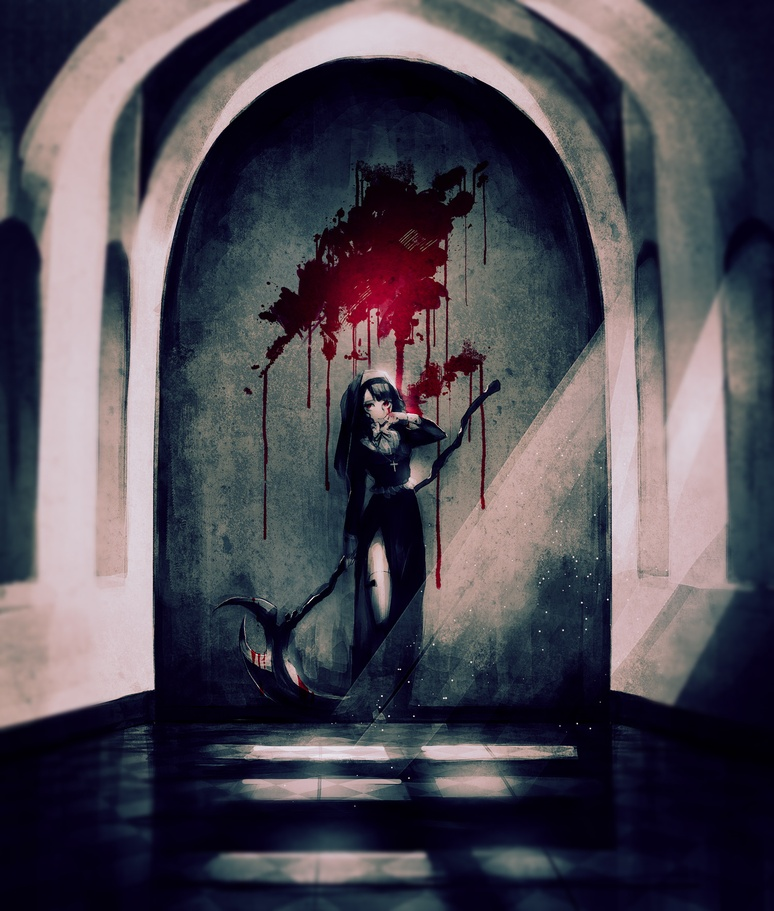
#> input picture opencv/28.02.2016.jpg, 774 x 911 px, shrunk from 1500 x 1765 before the run, given in place of the camera
$ python leb_project.py   (older library calls are emulated)
#> lines starting #> are read from the running program, lines starting #| are printed output that depends on the picture; after the words box and inside, x2 and y2 are one past the last pixel; in counts of white or black regions, pixels touching at a corner belong together
import cv2
import numpy as np
import imutils


def color_seg(choice):
    if choice == 'blue':
        lower_hue = np.array([100])
        upper_hue = np.array([150])
    elif choice == 'white':
        lower_hue = np.array([0])
        upper_hue = np.array([255])
    elif choice == 'black':
        lower_hue = np.array([150])
        upper_hue = np.array([250])
    return lower_hue, upper_hue

def create_graph(vertex, color):
    for g in range(0, len(vertex)-1):
        for y in range(0, len(vertex[0][0])-1):
            cv2.circle(gray, (vertex[g][0][y], vertex[g][0][y+1]), 3, (255,255,255), -1)
            cv2.line(gray, (vertex[g][0][y], vertex[g][0][y+1]), (vertex[g+1][0][y], vertex[g+1][0][y+1]), color, 2)
    cv2.line(gray, (vertex[len(vertex)-1][0][0], vertex[len(vertex)-1][0][1]), (vertex[0][0][0], vertex[0][0][1]), color, 2)


cap = cv2.VideoCapture(0)
i = 0; all_area = 0; area = 0; area2 = 0
while (True):

    ret, frame = cap.read()
#> frame is the input picture: shape (911, 774, 3); mean B, G, R 83.3, 73.5, 77.2
    frame = cv2.flip(frame, 1)
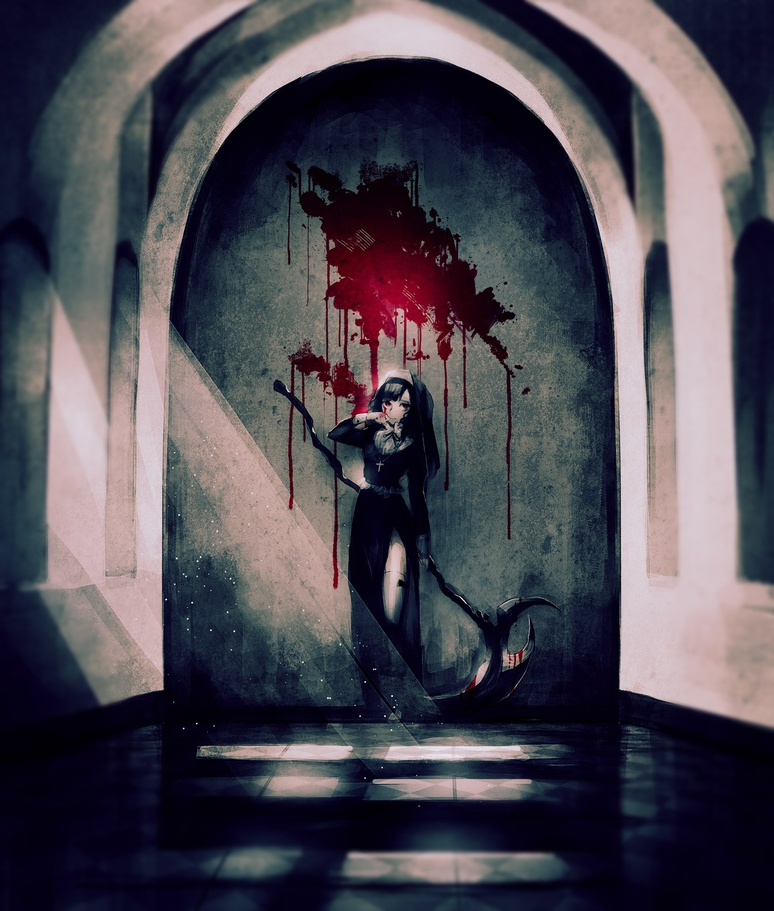
#> frame: shape (911, 774, 3); mean B, G, R 83.3, 73.5, 77.2
    gray = cv2.cvtColor(frame, cv2.COLOR_BGR2GRAY)
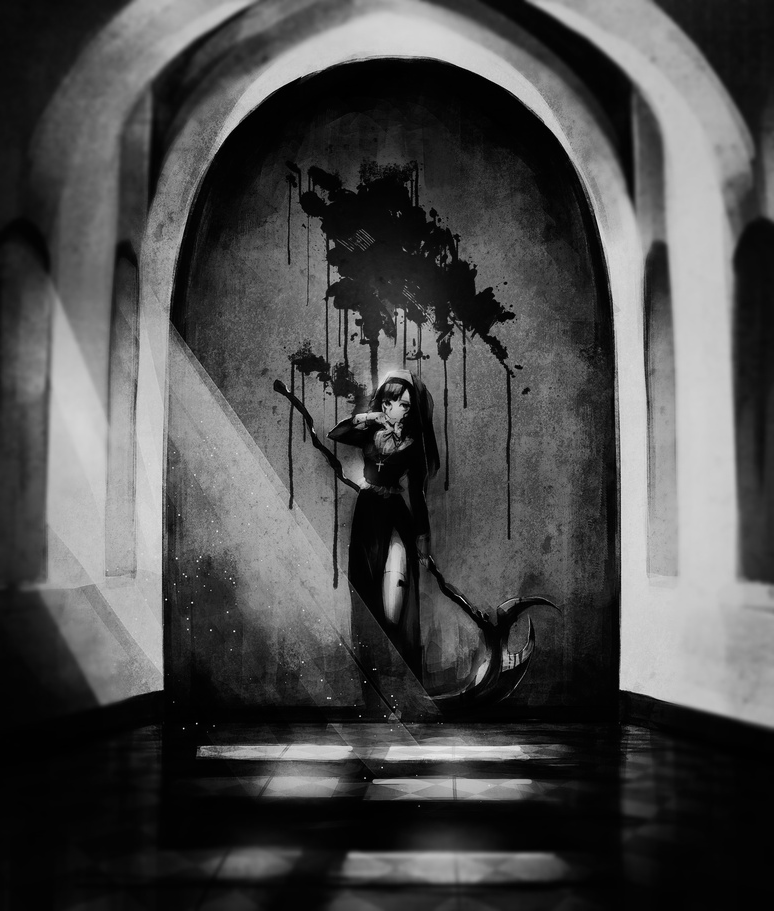
#> gray: shape (911, 774); min 0, max 253, mean 75.7
    chosen_color = 'black'
    if(i == 1):
        chosen_color = 'white'

    lower_hue, upper_hue = color_seg(chosen_color)

    mask = cv2.inRange(gray, lower_hue, upper_hue)
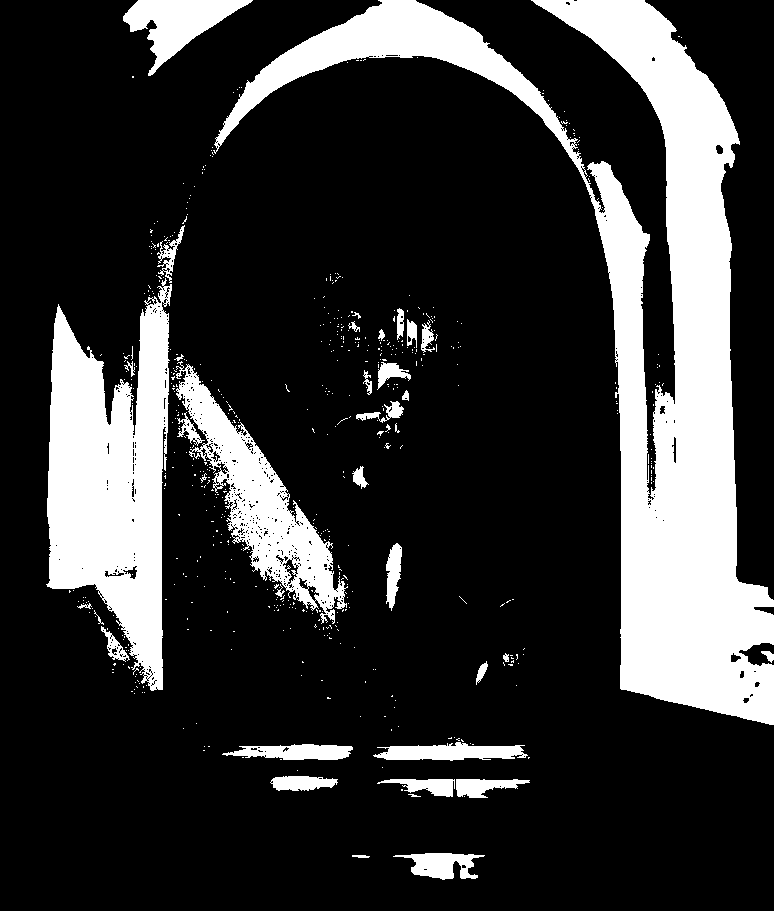
#> mask: shape (911, 774); 20.7% white; 585 white regions (548 under 20 px), largest, box (x1, y1, x2, y2) and area: (213, 0, 774, 725) 86259, (46, 278, 172, 691) 31117, (176, 361, 348, 624) 12347
    value = (37, 37)
    blurred = cv2.GaussianBlur(mask, value, 0)
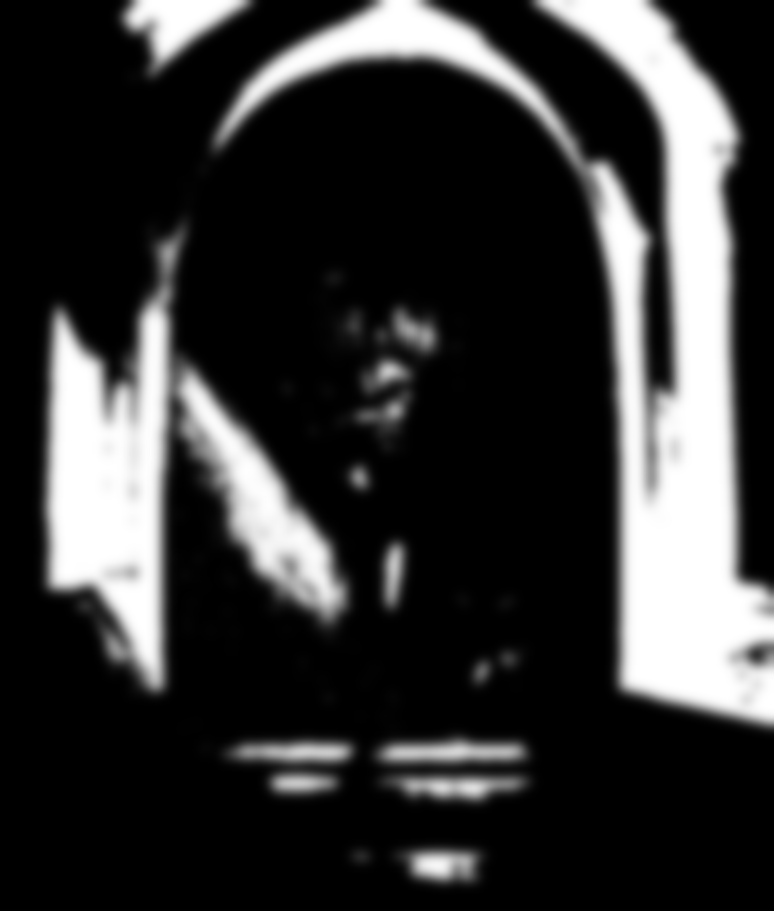
#> blurred: shape (911, 774); min 0, max 255, mean 52.9

    _, thresh1 = cv2.threshold(blurred, 127, 255,
                               cv2.THRESH_BINARY)
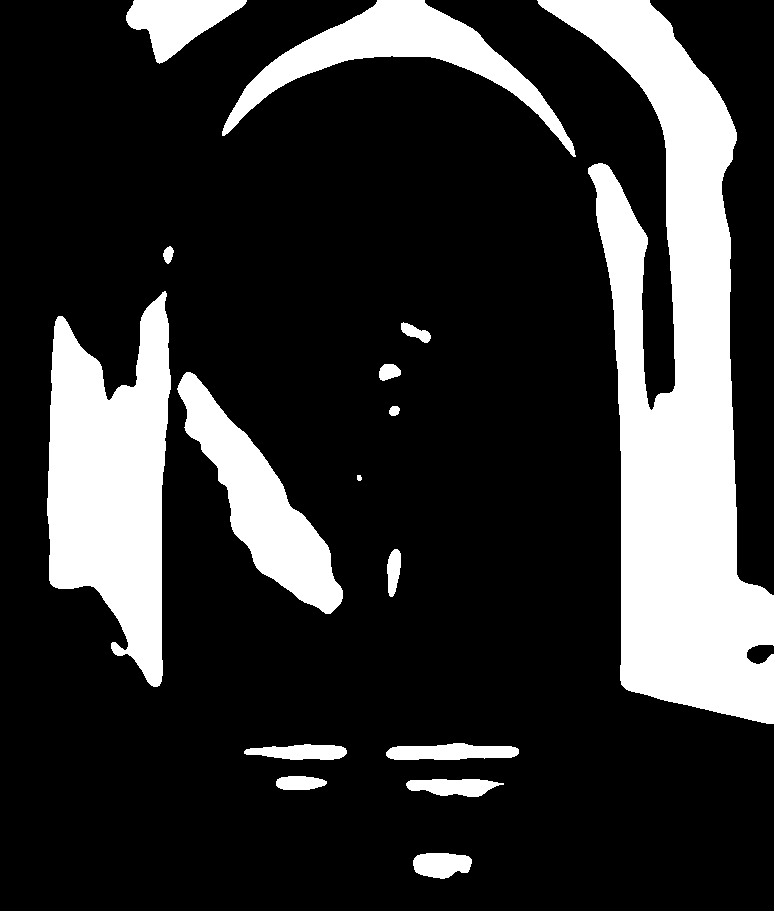
#> thresh1: shape (911, 774); 20.4% white; 16 white regions
    _, contours, hierarchy = cv2.findContours(thresh1,cv2.RETR_EXTERNAL,cv2.CHAIN_APPROX_SIMPLE)   # W-B fream simple
#> contours = 16 contours, 1 with area under 20; largest, box (x1, y1, x2, y2) and area: (537, 0, 774, 724) 73106, (47, 291, 171, 687) 31300, (177, 372, 343, 614) 13038, (222, 0, 576, 157) 12546, (126, 0, 247, 64) 3916


    # print(contours)
    # cnt = contours[0]

    for b, cnt in enumerate(contours):
        if hierarchy[0, b, 3] == -1:  # <-the mistake might be here
            approx = cv2.approxPolyDP(cnt, 0.001 * cv2.arcLength(cnt, True), True)
            clr = (255, 0, 0)
            create_graph(approx, clr)
            area = cv2.contourArea(cnt)
            area2 += area
            if(i == 1):
                mask2 = mask.copy()
                i = -1
                all_area = cv2.contourArea(cnt)
                print("all area")
            print( "%d / %d "%(area , all_area))
            print("=  %d"%area2)
#> this loop made 16 passes
#> (area, area2) on passes 1, 2, 3, 4, 5, 6, 8, 9, 10, 11, 12, 13: (1131.5, 1131.5), (1134, 2265.5), (529.5, 2795), (1101, 3896), (1602.5, 5498.5), (442.5, 5941), (73, 6031.5), (13038.5, 19070), (251.5, 19321.5), (281, 19602.5), (31300.5, 50903), (114.5, 51017.5)
#> (printed output is left out)
#> after the loop, all_area = 0; area2 = 140586.5; i = 0
    print("======== simple area ==========")
    # [11 lines of commented-out code are left out]

    cv2.imshow('frame', frame)
    cv2.imshow('gray', gray)
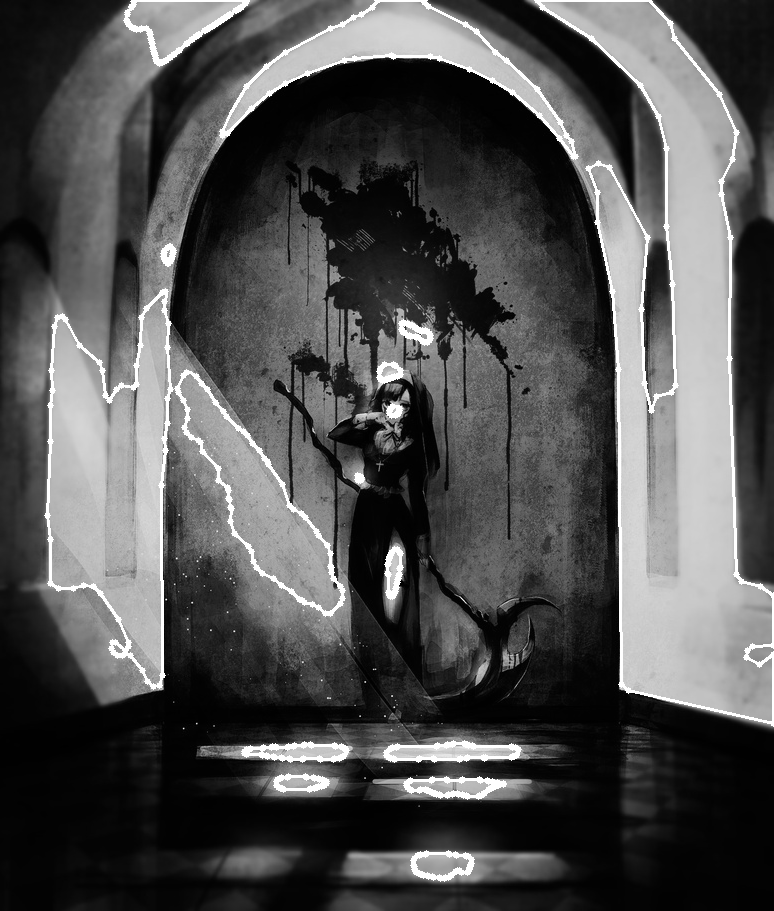
#> window 'gray': shape (911, 774); min 0, max 255, mean 79.4
    if(i != -1):
        cv2.imshow('mask', mask)
    else:
        cv2.imshow('all', mask)
    i += 1
#> i = 1
    area2 = 0
    if cv2.waitKey(1) & 0xFF == ord('q'):
#> (key q is pressed here)
        break

cap.release()
cv2.destroyAllWindows()

$ run again, on opencv/q.jpg
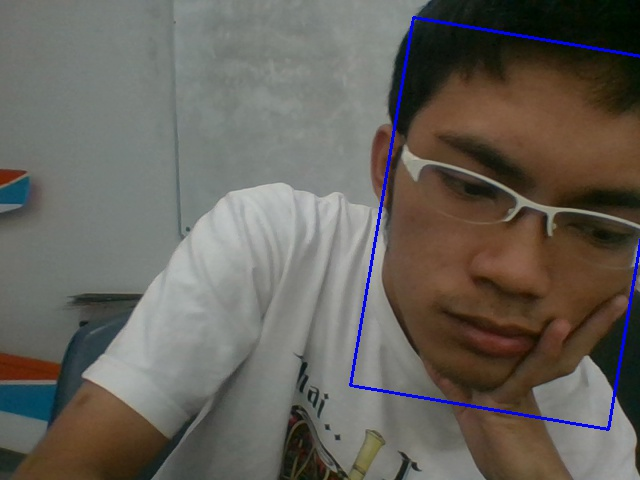
#> input picture opencv/q.jpg, 640 x 480 px, given in place of the camera
#> frame is the input picture: shape (480, 640, 3); mean B, G, R 91, 97.8, 101.9
#> `mask = cv2.inRange(gray, lower_hue, upper_hue)`:
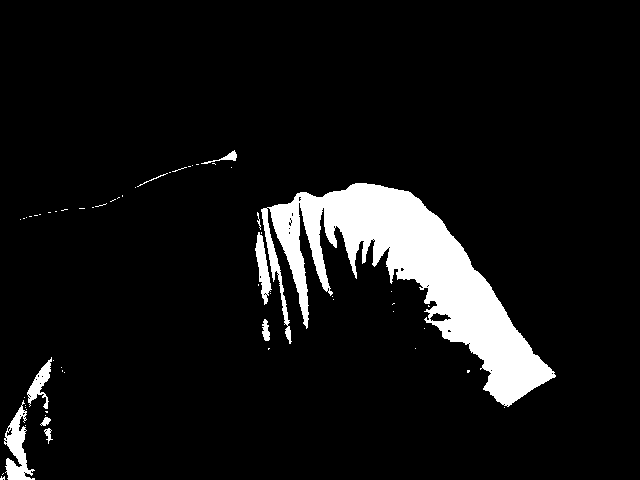
#> mask: shape (480, 640); 7.9% white; 60 white regions (50 under 20 px), largest, box (x1, y1, x2, y2) and area: (261, 183, 556, 407) 21512, (4, 400, 35, 480) 1100, (255, 232, 272, 305) 573
#> thresh1: shape (480, 640); 7.5% white; 3 white regions
#> contours = 3 contours; box (x1, y1, x2, y2) and area: (257, 183, 552, 404) 21380, (4, 417, 30, 480) 930, (30, 369, 48, 396) 230
#> the loop `for b, cnt in enumerate(contours):` made 3 passes
#> (area, area2) on passes 1 to 3: (930, 930), (230, 1160), (21380.5, 22540.5)
#> (printed output is left out)
#> after the loop `for b, cnt in enumerate(contours):`: all_area = 0; area2 = 22540.5; i = 0
#> `cv2.imshow('gray', gray)`:
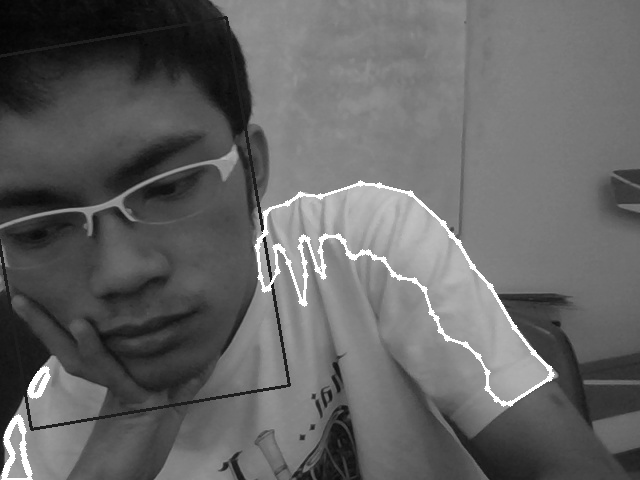
#> window 'gray': shape (480, 640); min 3, max 255, mean 100.1
#> `i += 1`: i = 1

$ run again, on opencv/.jpg
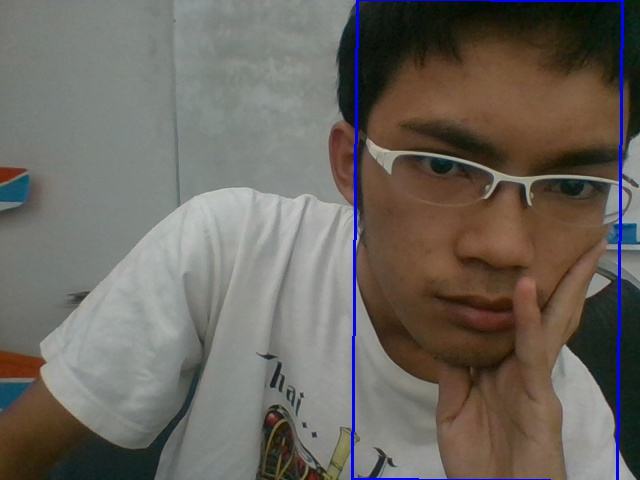
#> input picture opencv/.jpg, 640 x 480 px, given in place of the camera
#> frame is the input picture: shape (480, 640, 3); mean B, G, R 95.4, 102.2, 107.4
#> `mask = cv2.inRange(gray, lower_hue, upper_hue)`:
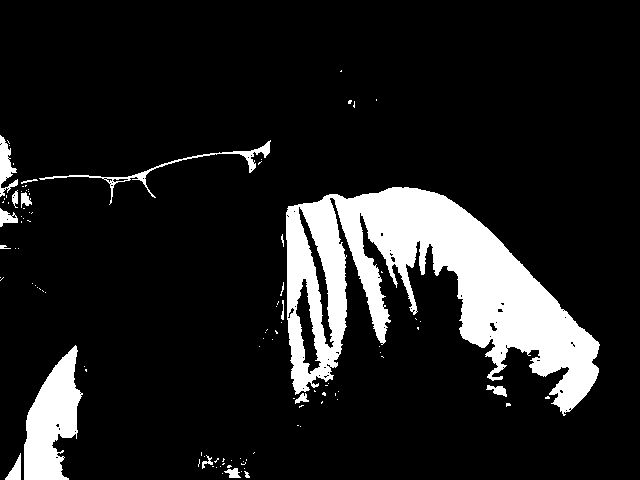
#> mask: shape (480, 640); 12.4% white; 106 white regions (88 under 20 px), largest, box (x1, y1, x2, y2) and area: (286, 187, 600, 416) 30738, (24, 345, 83, 480) 4675, (39, 140, 271, 205) 916
#> thresh1: shape (480, 640); 12.2% white; 4 white regions
#> contours = 4 contours; box (x1, y1, x2, y2) and area: (285, 187, 598, 410) 32270, (8, 353, 80, 480) 4700, (0, 141, 13, 185) 374, (0, 211, 11, 224) 90
#> the loop `for b, cnt in enumerate(contours):` made 4 passes
#> (area, area2) on passes 1 to 4: (4700.5, 4700.5), (90.5, 4791), (32269.5, 37060.5), (374, 37434.5)
#> (printed output is left out)
#> after the loop `for b, cnt in enumerate(contours):`: all_area = 0; area2 = 37434.5; i = 0
#> `cv2.imshow('gray', gray)`:
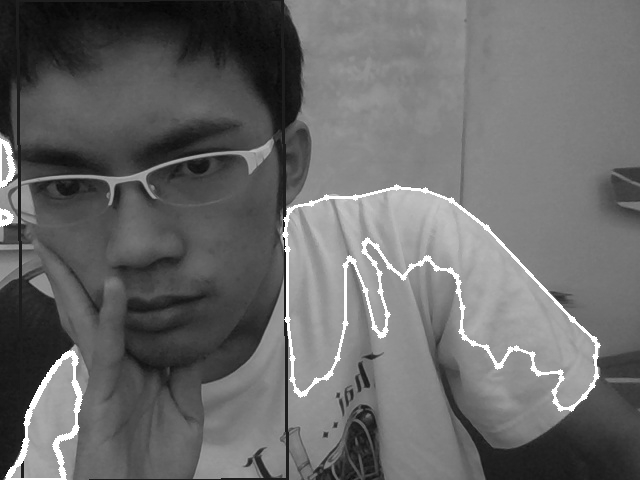
#> window 'gray': shape (480, 640); min 5, max 255, mean 105.5
#> `i += 1`: i = 1
